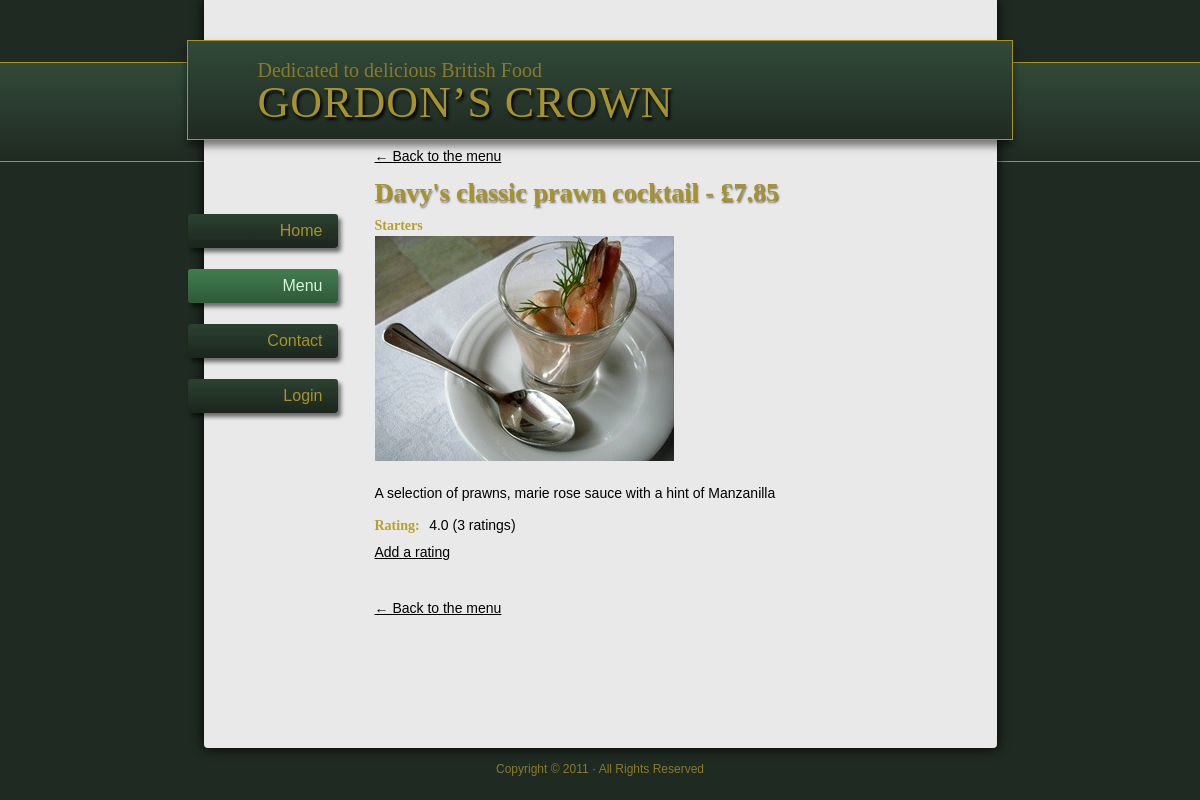
The page /London2011/detail.php?id=1 on the database its author committed.
### tables this page shows
CREATE TABLE `dish` (
  `dish_id` int(11) NOT NULL,
  `category_id` int(11) NOT NULL,
  `title` varchar(100) NOT NULL,
  `price` decimal(6,2) NOT NULL,
  `description` text DEFAULT NULL,
  `image` varchar(100) DEFAULT NULL
);

CREATE TABLE `category` (
  `category_id` int(11) NOT NULL,
  `category_name` varchar(50) NOT NULL,
  `image` varchar(100) DEFAULT NULL
);

### London2011/detail.php (the view, shortened to what this page needs)
<?php
include "include/ketnoi.php";
$id = $_GET['id'];
$rs = mysqli_query($conn, "select * from dish, category where dish.category_id = category.category_id and dish_id = $id");
$mon = mysqli_fetch_assoc($rs);
$tbao = "";
$hienform = false;
$rs = mysqli_query($conn, "select count(rating_id) as tong, avg(score) as diem from rating where dish_id = $id");
$st = mysqli_fetch_assoc($rs);
$tong = $st['tong'];
$diem = number_format($st['diem'], 1);
if ($tong > 1)
    $chu = "ratings";
else
    $chu = "rating";
include "include/header.php";
?>
    <div id="chitiet" style="width:600px">
      <p class="back tren"><a href="menu.php">&larr; Back to the menu</a></p>
      <h1><?php echo $mon['title']; ?> - &pound;<?php echo $mon['price']; ?></h1>
      <h3 class="cat"><?php echo $mon['category_name']; ?></h3>
      <img src="images/<?php echo $mon['image']; ?>" class="mon">
      <p class="mota"><?php echo nl2br($mon['description']); ?></p>
      <p class="rating-dong">Rating: <span><?php echo "$diem ($tong $chu)"; ?></span></p>
      <?php if ($tbao == "") { ?>
      <a href="#" id="lk-rating" onclick="hienForm(); return false;" <?php if ($hienform) echo "style='display:none'"; ?>>Add a rating</a>
      <?php } else { ?>
      <div class="success" style="margin-left:10px"><?php echo $tbao; ?></div>
      <?php } ?>
      <p class="back"><a href="menu.php">&larr; Back to the menu</a></p>
    </div>
<?php include "include/footer.php"; ?>

### London2011/css/style.css (style rules this page uses)
html { background: #1f2a22; }
body { margin: 0; font-family: Arial, Helvetica, sans-serif; font-size: 14px; color: #000; background: #1f2a22; position: relative; }
h1 { font-family: Georgia, "Times New Roman", serif; font-size: 26px; color: #a8922b; text-shadow: 1px 2px 2px #777; margin: 0 0 10px 0; }
p.rating, .rating-dong { font-family: Georgia, serif; font-weight: bold; color: #b8a02d; font-size: 14px; margin: 3px 0 10px 0; }
a:link, a:visited { color: #000; }
#chitiet h1 { margin-top: 12px; }
#chitiet h3.cat { font-family: Georgia, serif; font-size: 14px; color: #b8a02d; margin: 0 0 2px 0; }
#chitiet img.mon { display: block; width: 299px; }
#chitiet p.mota { margin: 24px 0 16px 0; }
#chitiet .rating-dong span { font-weight: normal; font-family: Arial, sans-serif; color: #000; margin-left: 6px; }
.back { margin: 40px 0 0 0; }
.back.tren { margin: 0 0 14px 0; }

### rows shown on the page
dish: title "Davy's classic prawn cocktail", price "7.85", category.category_name "Starters", category.image (picture), description "A selection of prawns, marie rose sauce with a hint of Manzanilla"

### other values the page prints
$diem "4.0"
$tong "3"
$chu "ratings"
